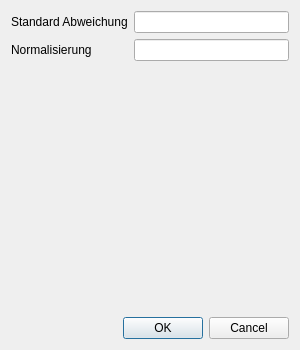
<?xml version="1.0" encoding="UTF-8"?>
<ui version="4.0">
 <class>ConfigureFilterDialog</class>
 <widget class="QDialog" name="ConfigureFilterDialog">
  <property name="geometry">
   <rect>
    <x>0</x>
    <y>0</y>
    <width>300</width>
    <height>350</height>
   </rect>
  </property>
  <property name="minimumSize">
   <size>
    <width>300</width>
    <height>350</height>
   </size>
  </property>
  <property name="maximumSize">
   <size>
    <width>300</width>
    <height>350</height>
   </size>
  </property>
  <property name="windowTitle">
   <string>Dialog</string>
  </property>
  <property name="windowIcon">
   <iconset resource="resources.qrc">
    <normaloff>:/MainWindowIcon.png</normaloff>:/MainWindowIcon.png</iconset>
  </property>
  <layout class="QVBoxLayout" name="verticalLayout_2">
   <item>
    <layout class="QVBoxLayout" name="verticalLayout">
     <item>
      <layout class="QFormLayout" name="formLayout">
       <item row="0" column="0">
        <widget class="QLabel" name="label_2">
         <property name="text">
          <string>Standard Abweichung</string>
         </property>
         <property name="buddy">
          <cstring>maxIterationsLineEdit</cstring>
         </property>
        </widget>
       </item>
       <item row="0" column="1">
        <widget class="QLineEdit" name="maxIterationsLineEdit"/>
       </item>
       <item row="1" column="0">
        <widget class="QLabel" name="label_3">
         <property name="text">
          <string>Normalisierung</string>
         </property>
         <property name="buddy">
          <cstring>numClustersLineEdit</cstring>
         </property>
        </widget>
       </item>
       <item row="1" column="1">
        <widget class="QLineEdit" name="numClustersLineEdit"/>
       </item>
      </layout>
     </item>
     <item>
      <widget class="QDialogButtonBox" name="buttonBox">
       <property name="orientation">
        <enum>Qt::Horizontal</enum>
       </property>
       <property name="standardButtons">
        <set>QDialogButtonBox::Cancel|QDialogButtonBox::Ok</set>
       </property>
      </widget>
     </item>
    </layout>
   </item>
  </layout>
 </widget>
 <resources>
  <include location="resources.qrc"/>
 </resources>
 <connections>
  <connection>
   <sender>buttonBox</sender>
   <signal>accepted()</signal>
   <receiver>ConfigureFilterDialog</receiver>
   <slot>accept()</slot>
   <hints>
    <hint type="sourcelabel">
     <x>248</x>
     <y>254</y>
    </hint>
    <hint type="destinationlabel">
     <x>157</x>
     <y>274</y>
    </hint>
   </hints>
  </connection>
  <connection>
   <sender>buttonBox</sender>
   <signal>rejected()</signal>
   <receiver>ConfigureFilterDialog</receiver>
   <slot>reject()</slot>
   <hints>
    <hint type="sourcelabel">
     <x>316</x>
     <y>260</y>
    </hint>
    <hint type="destinationlabel">
     <x>286</x>
     <y>274</y>
    </hint>
   </hints>
  </connection>
 </connections>
</ui>
